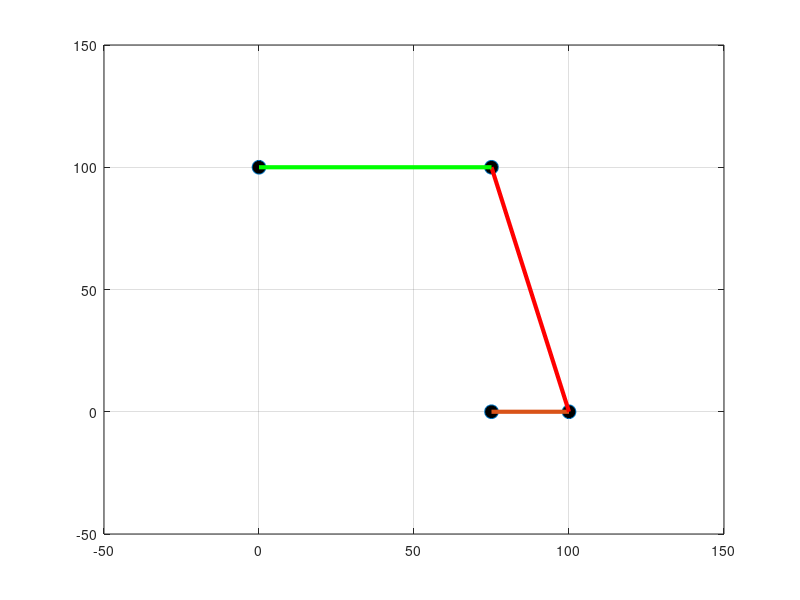

Here is the MATLAB script that generated this plot: (Note: this script raises an error after producing the figure.)
% Ecuaciones de movimiento mecanismo principal AIB

clear all; clc; close all;
delete 'anim.gif' % Borrar animacion si ya existe


% Dimensiones en mm
a = 100; % Alto del soporte brazo principal
b = 75; % Distancia del origen al eje motor
r1 = 75; % Longitud del brazo principal
r2 = 25; % Longitud del brazo motor
d = sqrt(a^2+r2^2); % Longitud de la biela

% Parametros de la ecuacion (con t = 0)
p = [
	-2*a,
	a^2 - r1^2,
	-2*r2*cos(0) - 2*b,
	-2*r2*sin(0),
	r2^2 + b^2 - d^2 + 2*r2*b*cos(0)
];

% Sistema de ecuaciones a resolver
function y = eq_sys(x, p)
	y(1) = x(1)^2 + x(2)^2 + p(1)*x(2) + p(2);
	y(2) = x(1)^2 + x(2)^2 + p(3)*x(1) + p(4)*x(2) + p(5);
endfunction

x0 = [b; a]; % Solucion inicial para el solver

for t=0:0.2:4*pi
	clf;

	% Parametros dependientes del tiempo
	p(3:5) = [-2*r2*cos(t) - 2*b,-2*r2*sin(t),r2^2 + b^2 - d^2 + 2*r2*b*cos(t)];

	x = fsolve(@(x) eq_sys(x, p), x0); % Resolver sistema de ecuaciones para el instante actual

	% Dibujar puntos	
	plot([0, b, r2*cos(t)+b, x(1)], [a, 0, r2*sin(t), x(2)],'o','markerfacecolor','k','markersize',10);
	hold on
	% Dibujar ejes
	plot([b, r2*cos(t)+b], [0, r2*sin(t)],'linewidth',3);
	plot([r2*cos(t)+b, x(1)], [r2*sin(t), x(2)],'r','linewidth',3);
	plot([0, x(1)], [a, x(2)],'g','linewidth',3);
	
	% Fijar
	axis([-50,150,-50,150]);
	grid;

	saveas (1, 'snap.png'); % Exportar grafico a imagen (se puede pasar a matriz??)
	im = imread('snap.png'); % Importar como matriz
	imwrite(im,'anim.gif','gif','writemode','append','DelayTime',0); % Adjuntar a gif animado
end

delete 'snap.png' % Borrar imagen temporal
